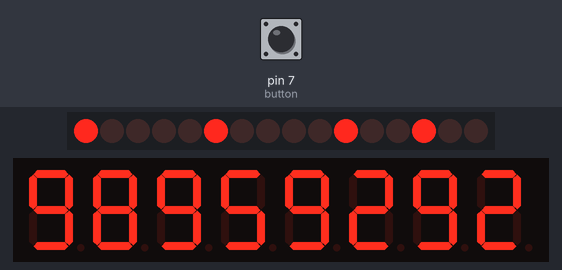
Bench run of a sketch on a simulated Arduino Uno, built with avr-gcc and run on an emulated ATmega328P. Parts: 16 shift-register outputs drawn as a row of LEDs (first output left, lit = HIGH), 8-digit seven-segment display. Wiring (inferred from the names in the program): 2 × shift register (74HC595): data pin 12; shift clock pin 13; latch pin 11. Wiring (inferred from the signals the program sends): row of LEDs: on Q0, Q1, Q2, Q3, Q4, Q5, Q6, Q7, Q8, Q9, Q10, Q11, Q12, Q13, Q14, Q15. Inputs (shaded band) come from the test bench; at power-on: pin 7 (button) HIGH.

Above: at 1.2 s.
1.3 s: pin 7 (button) pulled LOW for 0.15 s
At 2.1 s:
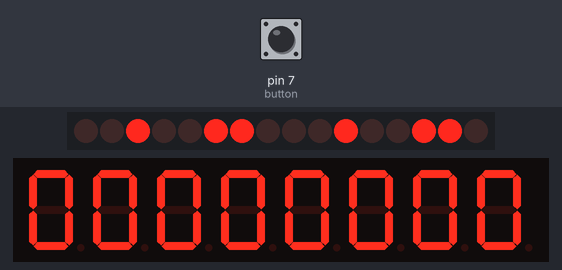
At 27.7 s:
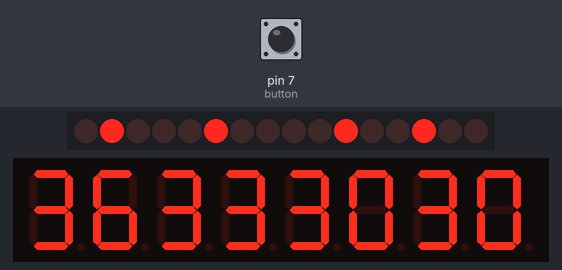
Timing chart, 0 to 29.2 s (numbered marks = the images above; inputs shaded):
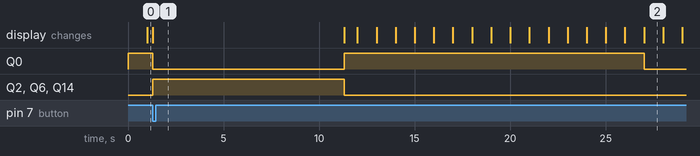

Measured:
- after the input at 1.3 s, the display: changes at once (image 1)

The sketch:

4_way_Traffic_Light.ino
```cpp
/*
  Project: 4-Way Traffic Light
  Author: Rohan

  Arduino UNO
  74HC595 ×2
  MAX7219
*/

#include <LedControl.h>

// MAX7219
LedControl display(10, 8, 9, 1);

// 74HC595
const int data_Pin = 12;
const int latch_Pin = 11;
const int clock_Pin = 13;

// Pedestrian
const int button = 7;

#define PED1 6
#define PED2 6


// ======================
// TIMINGS
// ======================

const unsigned long greenTime = 27000;
const unsigned long yellowTime = 3000;
const unsigned long whiteTime = 10000;

unsigned long previousMillis = 0;
unsigned long pedestrianMillis = 0;


// ======================
// STATES
// ======================

int trafficState = 0;

bool pedestrianRequest = false;

int buttonState = HIGH;
int lastButtonState = HIGH;


// ======================
// REGISTER STORAGE
// ======================

byte reg1 = 0;
byte reg2 = 0;


// ======================
// SETUP
// ======================

void setup() {

pinMode(data_Pin, OUTPUT);
pinMode(latch_Pin, OUTPUT);
pinMode(clock_Pin, OUTPUT);

pinMode(button, INPUT_PULLUP);


// MAX7219

display.shutdown(0,false);

display.setIntensity(0,5);

display.clearDisplay(0);

}


// ======================
// REGISTER UPDATE
// ======================

void updateRegisters() {

digitalWrite(
latch_Pin,
LOW
);

shiftOut(
data_Pin,
clock_Pin,
MSBFIRST,
reg2
);

shiftOut(
data_Pin,
clock_Pin,
MSBFIRST,
reg1
);

digitalWrite(
latch_Pin,
HIGH
);

}


// ======================

void clearRegisters() {

reg1 = 0;

reg2 = 0;

}


// ======================
// DISPLAY
// ======================

void showTime(
int digit,
int value
){

value =
constrain(
value,
0,
99
);

display.setDigit(
0,
digit,
value/10,
false
);

display.setDigit(
0,
digit+1,
value%10,
false
);

}


// ======================
// COUNTDOWN
// ======================

void updateCountdown() {

int elapsed =

(
millis()
-
previousMillis
)
/1000;


switch(
trafficState
){

case 0:
case 1:

showTime(0,30-elapsed);
showTime(2,30-elapsed);
showTime(4,60-elapsed);
showTime(6,90-elapsed);

break;


case 2:
case 3:

showTime(0,90-elapsed);
showTime(2,30-elapsed);
showTime(4,30-elapsed);
showTime(6,60-elapsed);

break;


case 4:
case 5:

showTime(0,60-elapsed);
showTime(2,90-elapsed);
showTime(4,30-elapsed);
showTime(6,30-elapsed);

break;


case 6:
case 7:

showTime(0,30-elapsed);
showTime(2,60-elapsed);
showTime(4,90-elapsed);
showTime(6,30-elapsed);

break;

}

}


// ======================
// TRAFFIC CONTROL
// ======================

void trafficControl() {

clearRegisters();

switch(
trafficState
){

// A GREEN

case 0:

bitSet(reg1,0);

bitSet(reg1,5);

bitSet(reg2,2);

bitSet(reg2,5);

if(
millis()-previousMillis
>=
greenTime
){

trafficState=1;

}

break;


// A YELLOW

case 1:

bitSet(reg1,1);

bitSet(reg1,5);

bitSet(reg2,2);

bitSet(reg2,5);

if(
millis()-previousMillis
>=
greenTime+yellowTime
){

trafficState=2;

previousMillis=
millis();

}

break;


// B GREEN

case 2:

bitSet(reg1,2);

bitSet(reg1,3);

bitSet(reg2,2);

bitSet(reg2,5);

if(
millis()-previousMillis
>=
greenTime
){

trafficState=3;

}

break;


// B YELLOW

case 3:

bitSet(reg1,2);

bitSet(reg1,4);

bitSet(reg2,2);

bitSet(reg2,5);

if(
millis()-previousMillis
>=
greenTime+yellowTime
){

trafficState=4;

previousMillis=
millis();

}

break;


// C GREEN

case 4:

bitSet(reg1,2);

bitSet(reg1,5);

bitSet(reg2,0);

bitSet(reg2,5);

if(
millis()-previousMillis
>=
greenTime
){

trafficState=5;

}

break;


// C YELLOW

case 5:

bitSet(reg1,2);

bitSet(reg1,5);

bitSet(reg2,1);

bitSet(reg2,5);

if(
millis()-previousMillis
>=
greenTime+yellowTime
){

trafficState=6;

previousMillis=
millis();

}

break;


// D GREEN

case 6:

bitSet(reg1,2);

bitSet(reg1,5);

bitSet(reg2,2);

bitSet(reg2,3);

if(
millis()-previousMillis
>=
greenTime
){

trafficState=7;

}

break;


// D YELLOW

case 7:

bitSet(reg1,2);

bitSet(reg1,5);

bitSet(reg2,2);

bitSet(reg2,4);

if(
millis()-previousMillis
>=
greenTime+yellowTime
){

trafficState=0;

previousMillis=
millis();

}

break;

}

updateRegisters();

}


// ======================
// LOOP
// ======================

void loop() {

buttonState =
digitalRead(button);


// pedestrian request

if(

buttonState==LOW

&&

lastButtonState==HIGH

&&

!pedestrianRequest

){

pedestrianRequest=true;

pedestrianMillis=
millis();

}


// PEDESTRIAN MODE

if(
pedestrianRequest
){

clearRegisters();

bitSet(reg1,2);

bitSet(reg1,5);

bitSet(reg2,2);

bitSet(reg2,5);

bitSet(reg1,PED1);

bitSet(reg2,PED2);

updateRegisters();

showTime(0,0);

showTime(2,0);

showTime(4,0);

showTime(6,0);


if(

millis()

-

pedestrianMillis

>=

whiteTime

){

pedestrianRequest=false;

}

}

else{

trafficControl();

updateCountdown();

}


lastButtonState =
buttonState;

}
```
